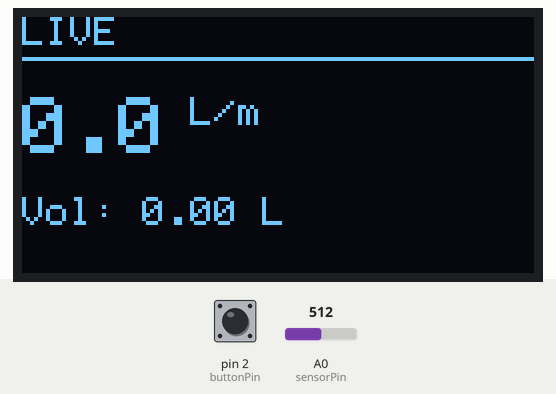
Recording of a sketch running on a simulated Arduino Uno, built with avr-gcc and run on an emulated ATmega328P. Shown: 128×64 one-colour display. Inputs (shaded band) come from the test bench; at power-on: A0 (sensorPin) = 512, pin 2 (buttonPin) HIGH.

Above: at 3.0 s.
3.1 s: A0 (sensorPin) set to 529
At 3.37 s:
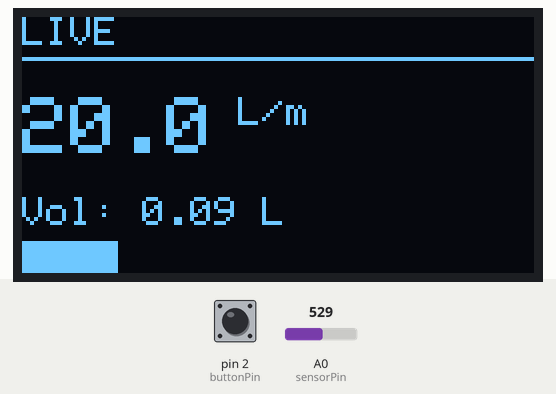
5.3 s: A0 (sensorPin) set to 511
At 7.4 s:
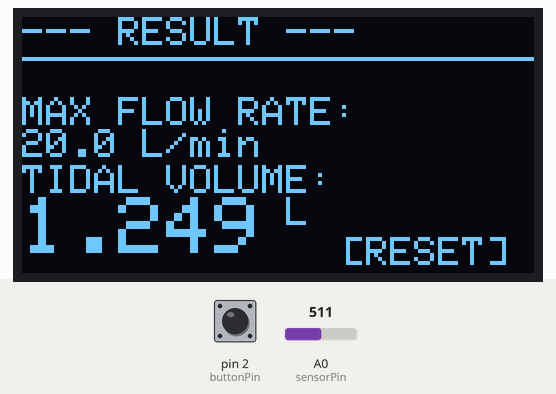
Timing chart, 0 to 8.9 s (numbered marks = the images above; inputs shaded):
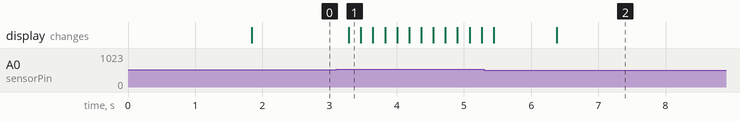

Measured:
- the behaviour switches between 517 and 518 on A0 (sensorPin) (found by bisection; images 0 and 1)
- after the input at 3.1 s, the display: changes after 0.18 s (image 1)

The sketch:

sketch_dec17a.ino
```cpp
#include <Wire.h>
#include <Adafruit_GFX.h>
#include <Adafruit_SSD1306.h>

// --- SCREEN SETTINGS ---
#define SCREEN_WIDTH 128
#define SCREEN_HEIGHT 64
#define OLED_RESET    -1
Adafruit_SSD1306 display(SCREEN_WIDTH, SCREEN_HEIGHT, &Wire, OLED_RESET);

// --- HARDWARE ---
const int sensorPin = A0;
const int buttonPin = 2;

// --- CALIBRATION ---
float sensorOffset = 0;

// 1. STABLE K (As requested)
float k_constant = 46.5;

// 2. VOLUME MULTIPLIER (The Magic Fix)
// Since k=46.5 gives ~0.3L, we multiply by 1.7 to get ~0.5L
// accurate volume without adding noise.
float VOLUME_SCALER = 1.7;

// --- SMOOTHING ---
float filteredValue = 0.0;
float alpha = 0.1;

// --- VARIABLES ---
unsigned long previousMillis = 0;
unsigned long lastDisplayTime = 0;
unsigned long breathStopTimer = 0;

float currentVol = 0.0;
float peakFlow = 0.0;
float previousFlow = 0.0;
bool isBreathing = false;

// --- THRESHOLDS ---
// Low thresholds to catch the full breath, relying on Deadzone for silence
const float START_THRESHOLD = 2.0;
const float CUTOFF_THRESHOLD = 1.0;
const int BREATH_TIMEOUT = 1000;    // Wait 1 sec to confirm stop

void setup() {
  Serial.begin(9600);
  if(!display.begin(SSD1306_SWITCHCAPVCC, 0x3C)) { for(;;); }
  pinMode(buttonPin, INPUT_PULLUP);

  // Calibration
  display.clearDisplay();
  display.setTextColor(WHITE);
  display.setTextSize(1);
  display.setCursor(10, 20);
  display.println("CALIBRATING...");
  display.setCursor(10, 35);
  display.println("Stay Still...");
  display.display();
  delay(1500);

  long total = 0;
  for(int i=0; i<50; i++){
    total += analogRead(sensorPin);
    delay(5);
  }
  sensorOffset = total / 50.0;

  display.clearDisplay();
  previousMillis = millis();
}

void loop() {
  // 1. Time
  unsigned long currentMillis = millis();
  float dt = (currentMillis - previousMillis) / 1000.0;
  previousMillis = currentMillis;

  // 2. Read Sensor
  float rawValue = analogRead(sensorPin);
  float adjustedValue = rawValue - sensorOffset;

  // --- 3. ZERO LOCK (DEADZONE) ---
  // If the raw sensor value is tiny (noise 1, 2, or 3), FORCE it to 0.
  // This guarantees the math hits 0.00 and the breath STOPS.
  if (adjustedValue < 5.4) {
    adjustedValue = 0;
  }

  // Smooth the data
  filteredValue = (filteredValue * (1.0 - alpha)) + (adjustedValue * alpha);

  // 4. Physics
  float voltage = filteredValue * (5.0 / 1023.0);
  float pressurePa = (voltage / 0.45) * 1000.0;

  float flowRate = 0;
  if (pressurePa > 0) {
    flowRate = k_constant * sqrt(pressurePa / 1000.0);
  }

  // 5. Volume Integration
  if (flowRate > START_THRESHOLD) {
    isBreathing = true;
    breathStopTimer = millis();
    if (flowRate > peakFlow) peakFlow = flowRate;
  }

  if (isBreathing && flowRate > CUTOFF_THRESHOLD) {
     float averageFlow = (flowRate + previousFlow) / 2.0;

     // We calculate raw volume here...
     float instantVol = (averageFlow / 60.0) * dt;

     // ...and apply the SCALER here to get to 0.5L
     currentVol += (instantVol * VOLUME_SCALER);
  }
  previousFlow = flowRate;

  // 6. Stop Logic
  if (isBreathing) {
     // Because of the Zero Lock, flowRate will definitely hit 0.0 here
     if (flowRate <= CUTOFF_THRESHOLD) {
        if (millis() - breathStopTimer > BREATH_TIMEOUT) {
           showResultsWindow();

           isBreathing = false;
           currentVol = 0;
           peakFlow = 0;
           filteredValue = 0;
           previousFlow = 0;
        }
     }
  }

  // 7. Update Screen
  if (millis() - lastDisplayTime > 150) {
    updateLiveScreen(flowRate);
    lastDisplayTime = millis();
  }
}

void updateLiveScreen(float flow) {
  display.clearDisplay();
  display.setTextSize(1);
  display.setCursor(0, 0);
  display.print("LIVE");
  display.drawLine(0, 10, 128, 10, WHITE);

  display.setTextSize(2);
  display.setCursor(0, 20);
  display.print(flow, 1);
  display.setTextSize(1);
  display.print(" L/m");

  display.setCursor(0, 45);
  display.print("Vol: ");
  display.print(currentVol, 2);
  display.print(" L");

  // Bar Graph
  int maxScale = (peakFlow > 100) ? 600 : 100;
  int barFlow = flow; if (barFlow > maxScale) barFlow = maxScale;
  int barWidth = map(barFlow, 0, maxScale, 0, 128);
  display.fillRect(0, 56, barWidth, 8, WHITE);
  display.display();
}

void showResultsWindow() {
  display.clearDisplay();
  display.setTextSize(1);
  display.setCursor(0, 0);
  display.print("--- RESULT ---");
  display.drawLine(0, 10, 128, 10, WHITE);

 // 1. Peak Flow Rate
  display.setCursor(0, 20);
  display.setTextSize(1);
  display.println("MAX FLOW RATE:");

  display.setTextSize(1.4);
  display.print(peakFlow, 1);
  display.setTextSize(1);
  display.println(" L/min");

  // 2. Tidal Volume
  display.setCursor(0,37);
  display.setTextSize(1);
  display.println("TIDAL VOLUME:");

  display.setTextSize(2);
  display.print(currentVol, 3);
  display.setTextSize(1);
  display.println(" L");

  display.setTextSize(1);
  display.setCursor(80, 55);
  display.print("[RESET]");
  display.display();

  while(digitalRead(buttonPin) == HIGH) { }

  display.clearDisplay();
  display.setCursor(40, 30);
  display.print("RESET!");
  display.display();
  delay(500);
  previousMillis = millis();
  filteredValue = 0;
  previousFlow = 0;
}
```
